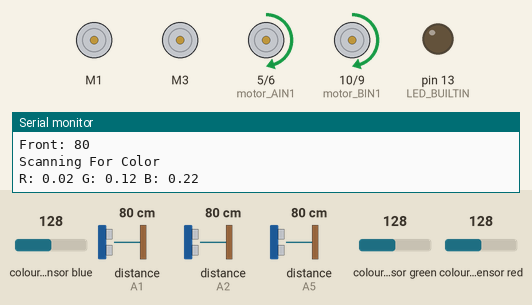
The sketch below on a simulated Arduino Uno, built with avr-gcc and run on an emulated ATmega328P. Shown: 2 × DC motor (green arrow = forward, orange = backward, longer = faster), motor-driver pin pairs drawn as motors (green arrow = first pin HIGH = forward, orange = second pin HIGH = backward, longer = more drive), output pins drawn as LEDs (lit = HIGH), the last lines printed to the serial monitor. Wiring (inferred from the names in the program): 3 × ultrasonic range finder: trigger A0, echo A1 / trigger A3, echo A2 / trigger A4, echo A5. The inputs (shaded band) are chosen by the test bench; at power-on: colour sensor red 128, distance to the obstacle (sensors on A1, A5, A2) 80 cm, colour sensor blue 128, colour sensor green 128. The echo pulse lasts 58.3 µs per cm; pins used as bus, display or sensor lines are not drawn.

Above: at 2.2 s.
2.3 s: colour sensor red set to 135
5.8 s: colour sensor red set to 144
At 6.52 s:
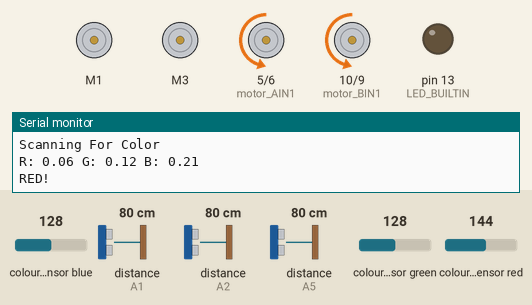
9.3 s: distance to the obstacle (sensor on A1) set to 2 cm
At 10.69 s:
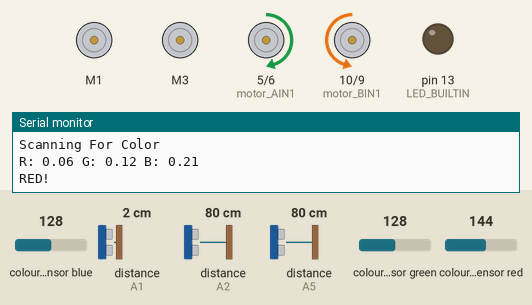
13.7 s: distance to the obstacle (sensor on A1) set to 5 cm
17.2 s: distance to the obstacle (sensor on A1) set to 8 cm
At 17.71 s:
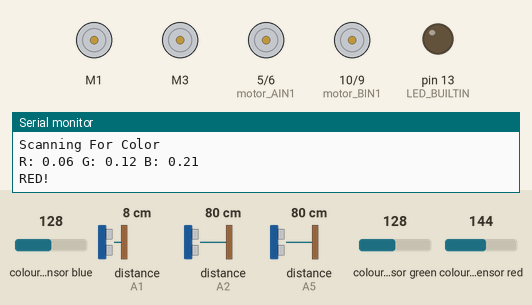
20.7 s: distance to the obstacle (sensor on A5) set to 8 cm
24.2 s: distance to the obstacle (sensor on A5) set to 5 cm
At 25.59 s:
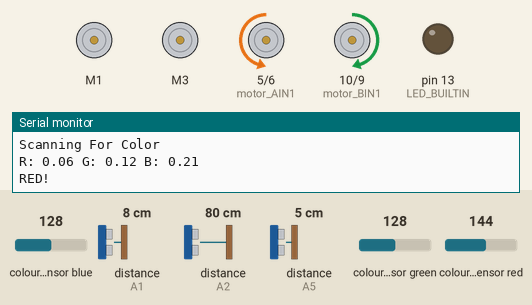
Timing chart, 0 to 29.6 s (numbered marks = the images above; inputs shaded):
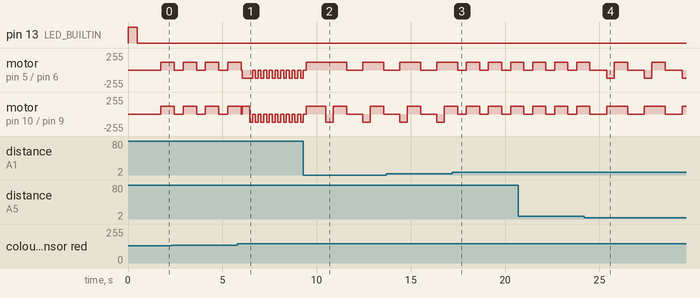

The sketch:

NewRobotCode.ino
```cpp
#include <Wire.h>
#include "Adafruit_TCS34725.h"

#include "AFMotor_R4.h"

#include <elapsedMillis.h>

// Motor Pins

// Left Motor
const int motor_AIN1 = 5;
const int motor_AIN2 = 6;
// Right Motor
const int motor_BIN1 = 10;
const int motor_BIN2 = 9;
const int motorSpeed = 120;  // was 90

AF_DCMotor LeftMotor(1);   // Create motor on M1
AF_DCMotor RightMotor(3);  // Create motor on M2

//Ultrasonic Sensors
const int trigPin1 = A3;  //front
const int echoPin1 = A2;
const int trigPin2 = A0;  //left
const int echoPin2 = A1;
const int trigPin3 = A4;  //right
const int echoPin3 = A5;

bool scannedRed = false;
bool neverScanned = true;

elapsedMillis timeSinceLastColorScan = 0;

#define MAXDIS 8
#define MINDIS 6

#define LEFTWHEELOFFSET 1
#define BATTERY_OFFSET 1

// Initialize the TCS34725 (your original settings)
Adafruit_TCS34725 tcs = Adafruit_TCS34725(
  TCS34725_INTEGRATIONTIME_600MS,
  TCS34725_GAIN_16X);

void setup() {
  Serial.begin(9600);

  //Start Color Sensor
  if (tcs.begin()) {
    Serial.println("TCS34725 found!");
  } else {
    Serial.println("No TCS34725 found ... check your connections");
    while (1)
      ;  // Stop program if not found
  }

  //Ultrasonic Sensors
  pinMode(trigPin1, OUTPUT);
  pinMode(echoPin1, INPUT);
  pinMode(trigPin2, OUTPUT);
  pinMode(echoPin2, INPUT);
  pinMode(trigPin3, OUTPUT);
  pinMode(echoPin3, INPUT);

  //Left Motor
  pinMode(motor_AIN1, OUTPUT);
  pinMode(motor_BIN1, OUTPUT);
  //Right Motor
  pinMode(motor_AIN2, OUTPUT);
  pinMode(motor_BIN2, OUTPUT);

  //Makes sure motors are off
  digitalWrite(motor_AIN1, LOW);
  digitalWrite(motor_BIN2, LOW);
  digitalWrite(motor_AIN2, LOW);
  digitalWrite(motor_BIN2, LOW);

  //Set Motor Speed
  LeftMotor.setSpeed(motorSpeed);
  RightMotor.setSpeed(motorSpeed * .9);

  // L light
  pinMode(LED_BUILTIN, OUTPUT);
  blinkLight(500);
}

void loop() {
  long rightSensor, frontSensor, leftSensor;
  rightSensor = RightSensor();
  frontSensor = FrontSensor();
  leftSensor = LeftSensor();
  Serial.print("Right: ");
  Serial.println(rightSensor);
  Serial.print("Left: ");
  Serial.println(leftSensor);
  Serial.print("Front: ");
  Serial.println(frontSensor);
  delay(100);

  //Test Motor Functions
  //testMotorFunctions();


  stop();
  if (timeSinceLastColorScan > 1000) {
    scannedRed = scanForRed();
    timeSinceLastColorScan = 0;
  }

  if (scannedRed == true && neverScanned == true) {
    scanNFC();
    scannedRed = false;
    neverScanned = false;
  }
  delay(250);
  solveMaze();
  delay(250);
}

void blinkLight(int delayTime) {
  digitalWrite(LED_BUILTIN, HIGH);
  delay(delayTime);
  digitalWrite(LED_BUILTIN, LOW);
  delay(delayTime);
}

//Motor Functions
void forward() {
  analogWrite(motor_AIN1, motorSpeed * LEFTWHEELOFFSET);
  analogWrite(motor_AIN2, 0);
  analogWrite(motor_BIN1, motorSpeed);
  analogWrite(motor_BIN2, 0);
}

// void forward() {
//   //Forward
//   LeftMotor.run(FORWARD);
//   RightMotor.run(FORWARD);
// }

void turn_left() {
  analogWrite(motor_AIN1, 0);
  analogWrite(motor_AIN2, motorSpeed * LEFTWHEELOFFSET);
  analogWrite(motor_BIN1, motorSpeed);
  analogWrite(motor_BIN2, 0);
}

// void turn_left() {
//   LeftMotor.run(FORWARD);
//   RightMotor.run(BACKWARD);
// }

void turn_right() {
  analogWrite(motor_AIN1, motorSpeed * LEFTWHEELOFFSET);
  analogWrite(motor_AIN2, 0);
  analogWrite(motor_BIN1, 0);
  analogWrite(motor_BIN2, motorSpeed);
}

// void turn_right() {
//   LeftMotor.run(BACKWARD);
//   RightMotor.run(FORWARD);
// }

void reverse() {
  analogWrite(motor_AIN1, 0);
  analogWrite(motor_AIN2, motorSpeed * LEFTWHEELOFFSET);
  analogWrite(motor_BIN1, 0);
  analogWrite(motor_BIN2, motorSpeed);
}

// void reverse() {
//   LeftMotor.run(BACKWARD);
//   RightMotor.run(BACKWARD);
// }

void stop() {
  analogWrite(motor_AIN1, 0);
  analogWrite(motor_AIN2, 0);
  analogWrite(motor_BIN1, 0);
  analogWrite(motor_BIN2, 0);
}

// void stop() {
//   LeftMotor.run(BRAKE);
//   RightMotor.run(BRAKE);
// }

void testMotorFunctions() {
  forward();
  delay(500);
  stop();
  delay(500);
  turn_left();
  delay(500);
  stop();
  delay(500);
  turn_right();
  delay(500);
  stop();
  delay(500);
}

long pulseUltrasonicSensor(int trigPin, int echoPin) {
  long duration;
  digitalWrite(trigPin, LOW);
  delayMicroseconds(2);
  digitalWrite(trigPin, HIGH);
  delayMicroseconds(10);
  digitalWrite(trigPin, LOW);

  duration = pulseIn(echoPin, HIGH);
  return duration;
}

long microsecondsToCentimeters(long microseconds) {
  return microseconds / 29 / 2;
}

long microsecondsToInches(long microseconds) {
  return microseconds / 74 / 2;
}

long FrontSensor() {
  long duration;
  duration = microsecondsToCentimeters(pulseUltrasonicSensor(trigPin1, echoPin1));
  delay(50);
  return (duration);  // convert the distance  to centimeters.
}

long RightSensor() {
  long duration;
  duration = microsecondsToCentimeters(pulseUltrasonicSensor(trigPin3, echoPin3));
  delay(50);
  return (duration);  // convert the distance  to centimeters.
}

long LeftSensor() {
  long duration;
  duration = microsecondsToCentimeters(pulseUltrasonicSensor(trigPin2, echoPin2));
  delay(50);
  return (duration);  // convert the distance  to centimeters.
}


/* Maze Code For Refrence*/
void solveMaze() {
  if (FrontSensor() > MINDIS && RightSensor() > MINDIS && LeftSensor() > MINDIS) {
    forward();
    delay(200);
  } else if (FrontSensor() < MAXDIS + 1 && RightSensor() < MAXDIS + 1 && LeftSensor() < MAXDIS + 1)  // obstacle infront of all 3  sides
  {
    reverse();
    delay(500);
    turn_left();
    delay(400);  // Changed based on battery
    // forward();
    // delay(250);
    if ((LeftSensor()) > (RightSensor()))
      turn_left();
    else
      turn_right();
    delay(200);
  } else if (FrontSensor() < MAXDIS && RightSensor() < MAXDIS && LeftSensor() > MAXDIS)  // obstacle on right and front sides
  {
    turn_left();
    delay(300);                                                                          // turn left  side
  } else if (FrontSensor() < MAXDIS && RightSensor() > MAXDIS && LeftSensor() < MAXDIS)  // obstacle on left and front sides
  {
    turn_right();
    delay(300);                                                                          // turn right side
  } else if (FrontSensor() < MAXDIS && RightSensor() > MINDIS && LeftSensor() > MINDIS)  // obstacle  on front sides
  {
    turn_left();
    delay(400);
    //stop();
    forward();                                                                           // then turn right  //********************
  } else if (FrontSensor() > MINDIS && RightSensor() > MINDIS && LeftSensor() < MINDIS)  // obstacle on left sides
  {
    turn_right();  // then turn  right and then forward
    delay(400);
    forward();
    delay(200);
    //stop();
  } else if (FrontSensor() > MINDIS && RightSensor() < MINDIS && LeftSensor() > MINDIS)  // obstacle on right sides
  {
    turn_left();  // then turn left and then right
    delay(400);
    forward();
    delay(200);
    //stop();
  } else {
    forward();
    delay(200);
  }
}

// Checks for red color
bool scanForRed() {
  float r, g, b;
  float redRatio, greenRatio, blueRatio;
  float r_weight = 120;
  float g_weight = 80;
  float b_weight = 45;

  float redThreshold = 0.05;
  tcs.getRGB(&r, &g, &b);

  float sum = r + g + b;
  // Uses offset weights to detect red better
  if (sum > 0.0f) {
    redRatio = constrain(r - r_weight, 0, 256) / sum;
    greenRatio = constrain(g - g_weight, 0, 256) / sum;
    blueRatio = constrain(b - b_weight, 0, 256) / sum;
  }

  Serial.println("Scanning For Color");
  Serial.print("R: ");
  Serial.print(redRatio, 2);
  Serial.print(" G: ");
  Serial.print(greenRatio, 2);
  Serial.print(" B: ");
  Serial.println(blueRatio, 2);

  if (redRatio > redThreshold) {
    Serial.println("RED!");
    return true;
  } else {
    return false;
  }
}

// Put robot in the position to scan nfc tag
void scanNFC() {
  turn_left();
  delay(400);
  stop();
  int numTurns = 10;
  for (int i = 0; i < numTurns; i++) {
    reverse();
    delay(150);
    stop();
    delay(150);
  }
  forward();
  delay(250);
}
```

Measured:
- the behaviour switches between 139 and 140 on colour sensor red (found by bisection; images 0 and 1)
- the behaviour switches between 6 and 7 cm on distance to the obstacle (sensor on A1) (found by bisection; images 2 and 3)
- the behaviour switches between 7 and 6 cm on distance to the obstacle (sensor on A5) (found by bisection; images 3 and 4)
- after the input at 17.2 s, motor on pin 5 (motor_AIN1) / pin 6 (motor_AIN2): alternates forward 120/255 for 0.71 s and stopped for 0.46 s, starting after 0.74 s
- after the input at 24.2 s, motor on pin 10 (motor_BIN1) / pin 9 (motor_BIN2): alternates forward 120/255 for 1.1 s and stopped for 0.89 s, starting after 1.2 s
